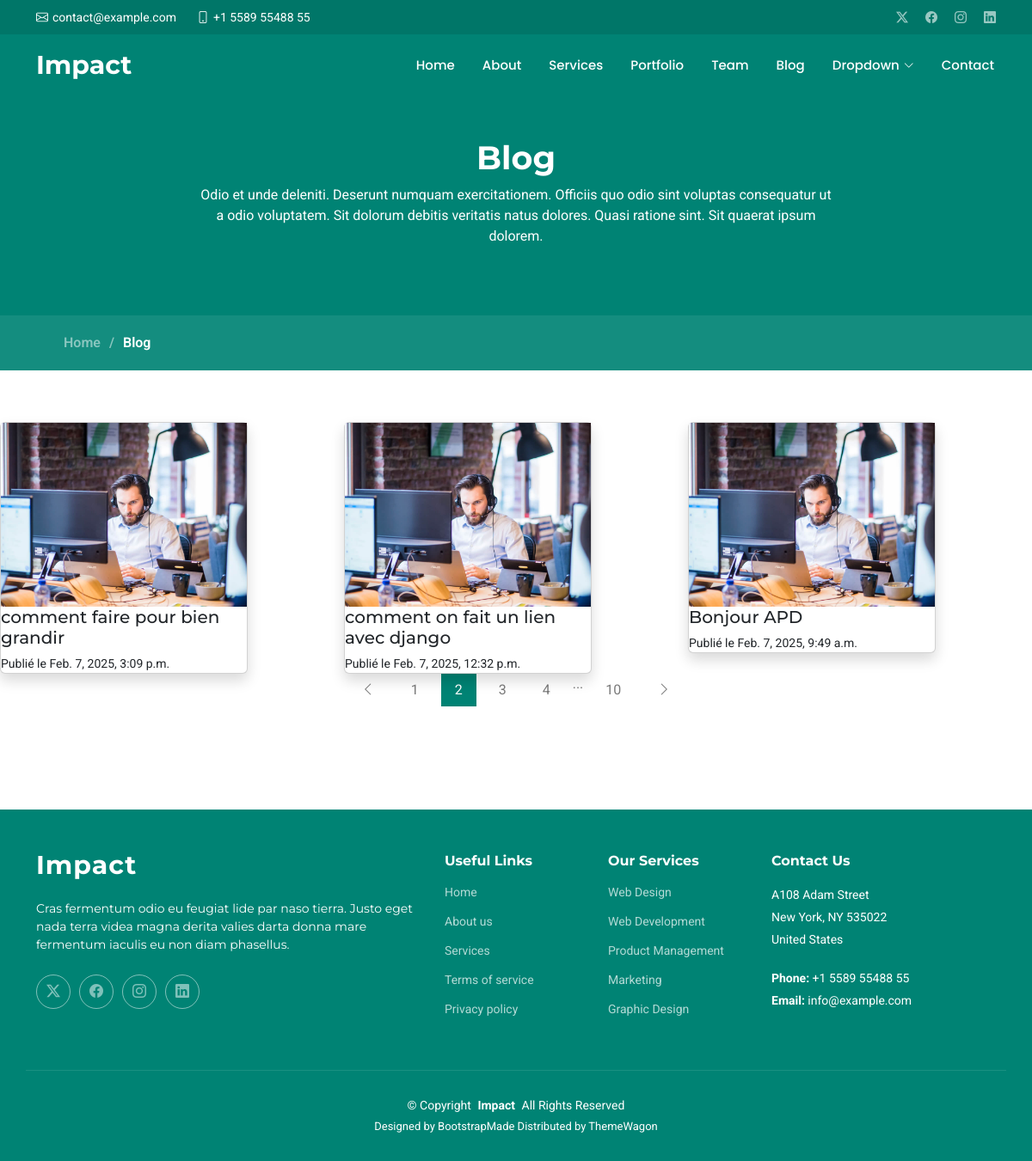
/blog/, run on an earlier commit of the app's database.
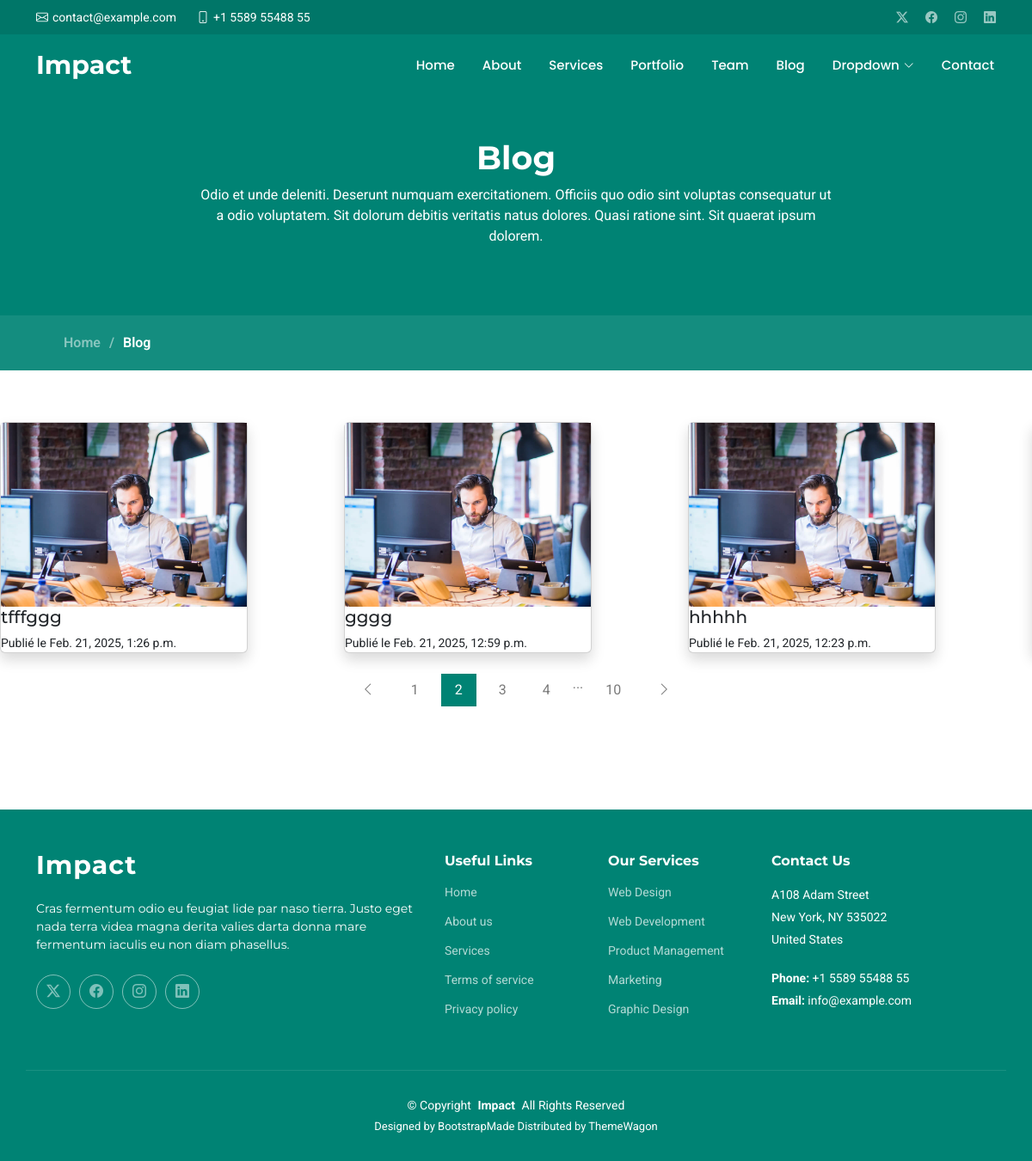
And on a later commit of the database.
### blog/models.py (models this page shows, shortened)
class Post(models.Model):
      title = models.CharField(max_length=200)
      content = models.TextField()
      created_at = models.DateTimeField(auto_now_add=True)

### blog/views.py (the view)
# urls.py: path('blog/', blog, name='blog'),
def blog(request):
    posts = Post.objects.all().order_by('-created_at')
    return render(request, 'blog/blog.html', {'posts': posts})

### blog/templates/blog/blog.html (shortened to what this page needs)
{% load static %}
<!DOCTYPE html>
<html lang="en">
<head>
  <link href="{% static 'vendor/bootstrap/css/bootstrap.min.css' %}" rel="stylesheet">
  <link href="{% static 'vendor/bootstrap-icons/bootstrap-icons.css' %}" rel="stylesheet">
  <link href="{% static 'vendor/aos/aos.css" rel="stylesheet' %}">
  <link href="{% static 'vendor/glightbox/css/glightbox.min.css' %}" rel="stylesheet">
  <link href="{% static 'vendor/swiper/swiper-bundle.min.css' %}" rel="stylesheet">
  <link href="{% static 'css/main.css' %}" rel="stylesheet">
</head>
<body class="blog-page">
  <header id="header" class="header fixed-top">
    <div class="topbar d-flex align-items-center">
      <div class="container d-flex justify-content-center justify-content-md-between">
        <div class="contact-info d-flex align-items-center">
          <i class="bi bi-envelope d-flex align-items-center"><a href="mailto:contact@example.com">contact@example.com</a></i>
          <i class="bi bi-phone d-flex align-items-center ms-4"><span>+1 5589 55488 55</span></i>
        </div>
        <div class="social-links d-none d-md-flex align-items-center">
          <a href="#" class="twitter"><i class="bi bi-twitter-x"></i></a>
          <a href="#" class="facebook"><i class="bi bi-facebook"></i></a>
          <a href="#" class="instagram"><i class="bi bi-instagram"></i></a>
          <a href="#" class="linkedin"><i class="bi bi-linkedin"></i></a>
        </div>
      </div>
    </div>
    <div class="branding d-flex align-items-cente">
      <div class="container position-relative d-flex align-items-center justify-content-between">
        <a href="index.html" class="logo d-flex align-items-center">
          <h1 class="sitename">Impact</h1>
          <span>.</span>
        </a>
        <nav id="navmenu" class="navmenu">
          <ul>
            <li><a href="{% url 'index' %}">Home<br></a></li>
            <li><a href="#about">About</a></li>
            <li><a href="#services">Services</a></li>
            <li><a href="#portfolio">Portfolio</a></li>
            <li><a href="#team">Team</a></li>
            <li><a href="blog.html" class="active">Blog</a></li>
            <li class="dropdown"><a href="#"><span>Dropdown</span> <i class="bi bi-chevron-down toggle-dropdown"></i></a>
            </li>
            <li><a href="#contact">Contact</a></li>
          </ul>
        </nav>
      </div>
    </div>
  </header>
  <main class="main">
    <div class="page-title">
      <div class="heading">
        <div class="container">
          <div class="row d-flex justify-content-center text-center">
            <div class="col-lg-8">
              <h1>Blog</h1>
              <p class="mb-0">Odio et unde deleniti. Deserunt numquam exercitationem. Officiis quo odio sint voluptas consequatur ut a odio voluptatem. Sit dolorum debitis veritatis natus dolores. Quasi ratione sint. Sit quaerat ipsum dolorem.</p>
            </div>
          </div>
        </div>
      </div>
      <nav class="breadcrumbs">
        <div class="container">
          <ol>
            <li><a href="{% url 'index' %}">Home</a></li>
            <li class="current">Blog</li>
          </ol>
        </div>
      </nav>
    </div>
   <section id="blog-posts" class="blog-posts section">
    <div style="display: flex;">
      {%	for	post	in	posts	%}
                <div class="col-lg-4">
                  <div class="card shadow" style="width: 18rem;">
                    <img src="{% static 'img/blog/blog-1.jpg' %}" alt="" class="img-fluid">
                      <h5 class="card-title">{{ post.title }}</h5>
                            <small>Publié	le	{{	post.created_at	}}</small>
                    </div>
                  </div>
      {%	endfor	%}
    </div>
    <section id="blog-pagination" class="blog-pagination section">
      <div class="container">
        <div class="d-flex justify-content-center">
          <ul>
            <li><a href="#"><i class="bi bi-chevron-left"></i></a></li>
            <li><a href="#">1</a></li>
            <li><a href="#" class="active">2</a></li>
            <li><a href="#">3</a></li>
            <li><a href="#">4</a></li>
            <li>...</li>
            <li><a href="#">10</a></li>
            <li><a href="#"><i class="bi bi-chevron-right"></i></a></li>
          </ul>
        </div>
      </div>
    </section>
  </main>
  <footer id="footer" class="footer accent-background">
    <div class="container footer-top">
      <div class="row gy-4">
        <div class="col-lg-5 col-md-12 footer-about">
          <a href="index.html" class="logo d-flex align-items-center">
            <span class="sitename">Impact</span>
          </a>
          <p>Cras fermentum odio eu feugiat lide par naso tierra. Justo eget nada terra videa magna derita valies darta donna mare fermentum iaculis eu non diam phasellus.</p>
          <div class="social-links d-flex mt-4">
            <a href=""><i class="bi bi-twitter-x"></i></a>
            <a href=""><i class="bi bi-facebook"></i></a>
            <a href=""><i class="bi bi-instagram"></i></a>
            <a href=""><i class="bi bi-linkedin"></i></a>
          </div>
        </div>
        <div class="col-lg-2 col-6 footer-links">
          <h4>Useful Links</h4>
          <ul>
            <li><a href="#">Home</a></li>
            <li><a href="#">About us</a></li>
            <li><a href="#">Services</a></li>
            <li><a href="#">Terms of service</a></li>
            <li><a href="#">Privacy policy</a></li>
          </ul>
        </div>
        <div class="col-lg-2 col-6 footer-links">
          <h4>Our Services</h4>
          <ul>
            <li><a href="#">Web Design</a></li>
            <li><a href="#">Web Development</a></li>
            <li><a href="#">Product Management</a></li>
            <li><a href="#">Marketing</a></li>
            <li><a href="#">Graphic Design</a></li>
          </ul>
        </div>
        <div class="col-lg-3 col-md-12 footer-contact text-center text-md-start">
          <h4>Contact Us</h4>
          <p>A108 Adam Street</p>
          <p>New York, NY 535022</p>
          <p>United States</p>
          <p class="mt-4"><strong>Phone:</strong> <span>+1 5589 55488 55</span></p>
          <p><strong>Email:</strong> <span>info@example.com</span></p>
        </div>
      </div>
    </div>
    <div class="container copyright text-center mt-4">
      <p>© <span>Copyright</span> <strong class="px-1 sitename">Impact</strong> <span>All Rights Reserved</span></p>
      <div class="credits">
        Designed by <a href="https://bootstrapmade.com/">BootstrapMade</a> Distributed by <a href="https://themewagon.com">ThemeWagon</a>
      </div>
    </div>
  </footer>
</body>
</html>

What changed in the data, as far as the page shows it:
no longer on this page (row unchanged): Post: title "comment faire pour bien grandir", created_at "Feb. 7, 2025, 3:09 p.m."
no longer on this page (row unchanged): Post: title "comment on fait un lien avec django", created_at "Feb. 7, 2025, 12:32 p.m."
no longer on this page (row unchanged): Post: title "Bonjour APD", created_at "Feb. 7, 2025, 9:49 a.m."
added Post: title "tfffggg", created_at "Feb. 21, 2025, 1:26 p.m."
added Post: title "gggg", created_at "Feb. 21, 2025, 12:59 p.m."
added Post: title "hhhhh", created_at "Feb. 21, 2025, 12:23 p.m."
